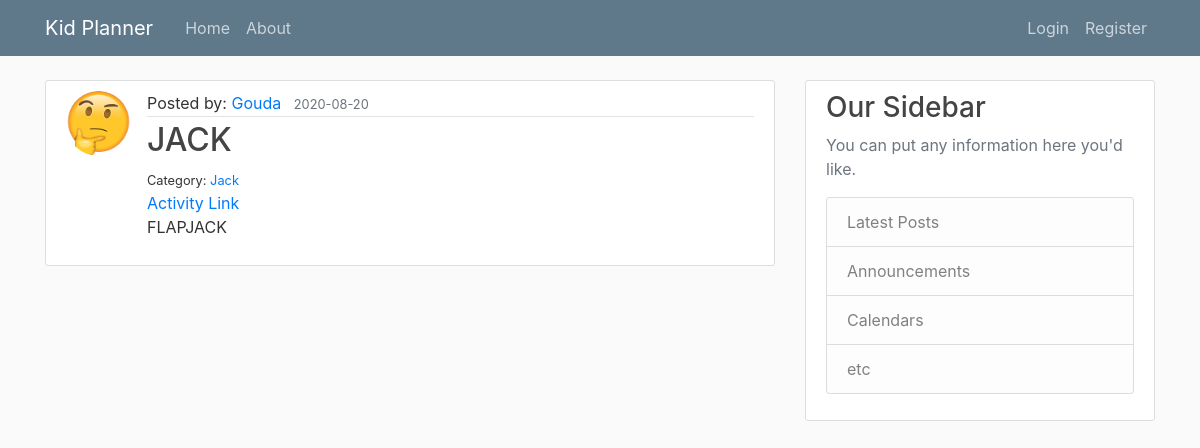
The app's page /activity/13, older data.
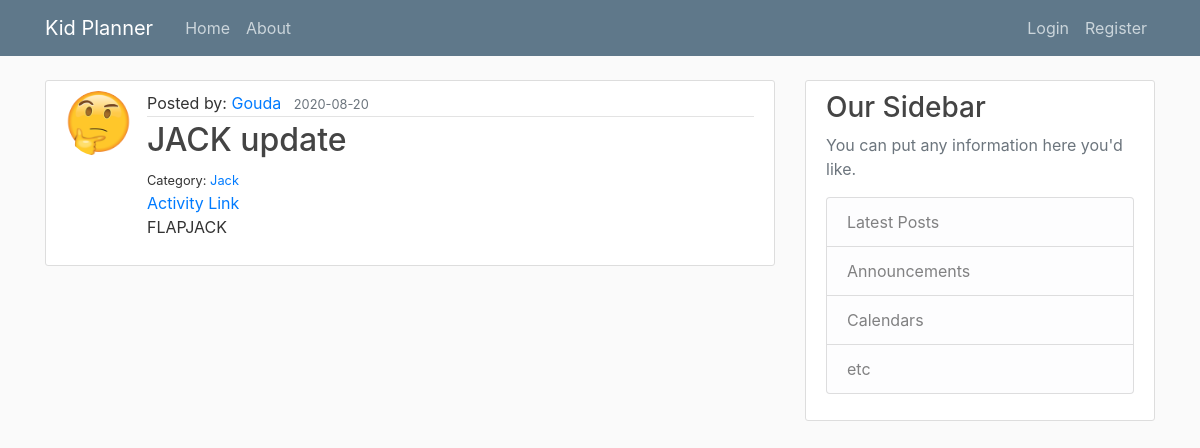
The same page, newer data.
### planner/models.py (models this page shows, shortened)
class Activity(db.Model):
    id = db.Column(db.Integer, primary_key=True)
    title = db.Column(db.String(100), nullable=False)
    link = db.Column(db.String(500), nullable=True, default="#")
    category = db.Column(db.String(100), nullable=True)
    description = db.Column(db.String(), nullable=True)
    date_posted = db.Column(db.DateTime, nullable=False, default=datetime.utcnow)
    user_id = db.Column(db.Integer, db.ForeignKey('user.id'), nullable=False)

### planner/activities/routes.py (the view)
@activities.route("/activity/<int:activity_id>")
def activity(activity_id):
    activity = Activity.query.get_or_404(activity_id)
    return render_template('activity.html', title=activity.title, activity=activity)

### planner/templates/activity.html (shortened to what this page needs)
{% extends "layout.html" %}
{% block content %}
    <article class="media content-section">
    <img class="rounded-circle article-img" src="{{ url_for('static', filename='profile_pics/' + activity.author.image_file) }}">
        <div class="media-body">
        <div class="article-metadata">
            Posted by:  <a class="mr-2" href="{{ url_for('users.user_activities', username=activity.author.username) }}">{{ activity.author.username }}</a>
            <small class="text-muted">{{ activity.date_posted.strftime('%Y-%m-%d') }}</small>
        </div>
        <h2 class="article-title">{{ activity.title }}</h2>
        <small>Category:  <a href="{{ url_for('main.category_activities', category=activity.category) }}">{{ activity.category }}</a></small><br>
        <a href='{{ activity.link }}' target="_blank">Activity Link</a>
        <p class="article-content">{{ activity.description }}</p>
        </div>
    </article>
{% endblock content %}

Row changes from the older to the newer data that the page shows:
changed Activity "FLAPJACK": title "JACK" → "JACK update"
